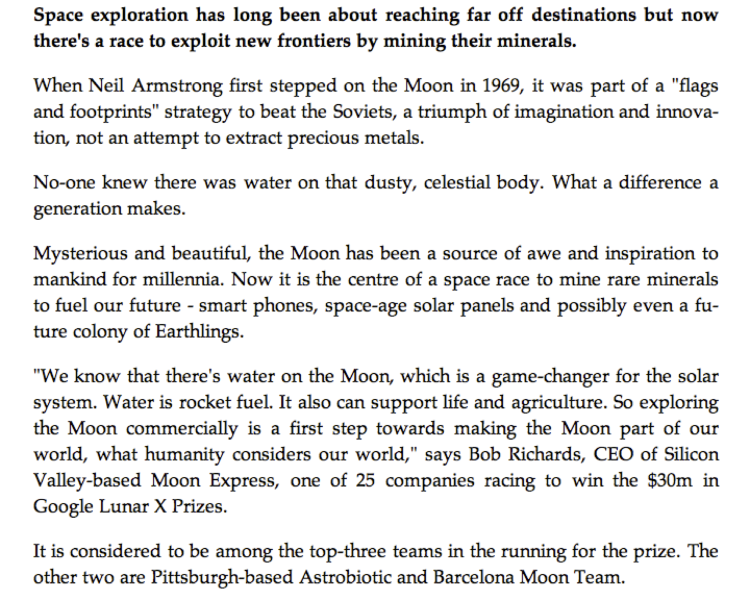
#> input picture WritingRecognition/page.png, 1479 x 1200 px (shown at 1/2 size)
$ python -i letters_extractor.py   (imports and definitions only)   (older library calls are emulated)
#> lines starting #> are read from the running program, lines starting #| are printed output that depends on the picture; after the words box and inside, x2 and y2 are one past the last pixel; in counts of white or black regions, pixels touching at a corner belong together
# Sample code for AI Coursework
# Extracts the letters from a printed page.

# Keep in mind that after you extract each letter, you have to normalise the size.
# You can do that by using scipy.imresize. It is a good idea to train your classifiers
# using a constast size (for example 20x20 pixels)
import time
import numpy as np
import matplotlib.pyplot as plt
import matplotlib.patches as mpatches
from scipy.misc import imread, imresize, imsave
from skimage.morphology import label
from skimage.measure import regionprops
from skimage.transform import resize

class Extract_Letters:
    def extractFile(self, filename):
#> called with filename = 'page.png'
        image = imread(filename, 1)
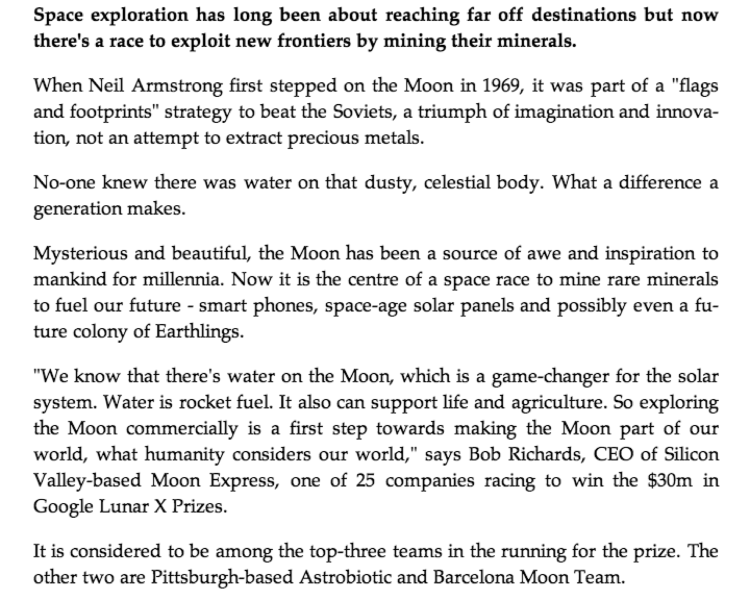
#> image: shape (1200, 1479) float32 (shown at 1/2 size); min 0, max 255, mean 231.4

        # apply threshold in order to make the image binary
        bw = (image < 120).astype(np.float)
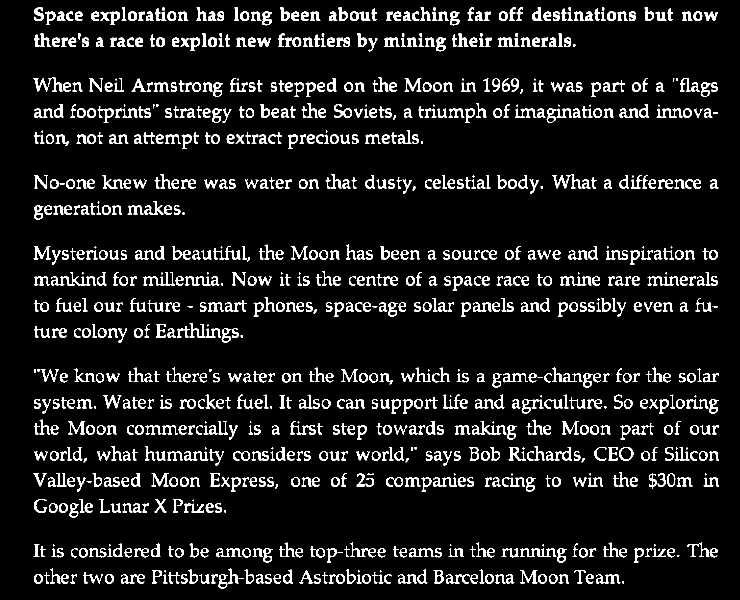
#> bw: shape (1200, 1479) float64 (shown at 1/2 size); values 0 (black) and 1 (white), 8.3% white; 1040 white regions (75 under 20 px), largest, box (x1, y1, x2, y2) and area: (102, 544, 192, 571) 685, (944, 842, 1013, 869) 572, (1040, 1096, 1113, 1114) 531

        # remove artifacts connected to image border
        cleared = bw.copy()
        # clear_border(cleared)

        # label image regions
        label_image = label(cleared, neighbors=8)
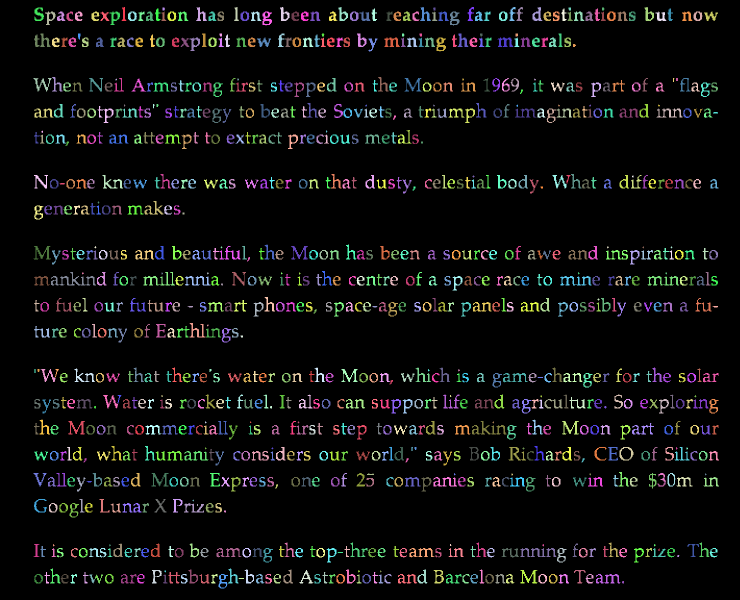
#> label_image: shape (1200, 1479) int64 (shown at 1/2 size); 1041 distinct labels, from 0 to 1040; one colour per label, 0 black
        borders = np.logical_xor(bw, cleared)
#> borders: shape (1200, 1479) bool; every value is 0
        label_image[borders] = -1

        fig = plt.figure()
        ax = fig.add_subplot(131)
        ax.imshow(bw, cmap='jet')

        letters = list()
        order = list()

        for region in regionprops(label_image):
            minr, minc, maxr, maxc = region.bbox
            # skip small images
            if maxr - minr > 15:  # better to use height rather than area.
                rect = mpatches.Rectangle((minc, minr), maxc - minc, maxr - minr,
                                          fill=False, edgecolor='red', linewidth=2)
                order.append(region.bbox)
#> this loop made 1040 passes
#> (minr, minc, maxr, maxc) on passes 1 to 3: (14, 243, 42, 253), (14, 392, 42, 414), (14, 468, 42, 478)
#> after the loop, order = 926 items, first 6: (14, 243, 42, 253), (14, 392, 42, 414), (14, 468, 42, 478), (14, 560, 42, 579), (14, 677, 42, 696), (14, 840, 42, 862)

        # sort the detected characters left->right, top->bottom
        lines = list()
        first_in_line = ''
        counter = 0

        # worst case scenario there can be 1 character per line
        for x in range(len(order)):
            lines.append([])
#> after the loop, lines = 926 items, first 6: [], [], [], [], [], []

        for character in order:
            if first_in_line == '':
                first_in_line = character
                lines[counter].append(character)
            elif abs(character[0] - first_in_line[0]) < (first_in_line[2] - first_in_line[0]):
                lines[counter].append(character)
            elif abs(character[0] - first_in_line[0]) > (first_in_line[2] - first_in_line[0]):
                first_in_line = character
                counter += 1
                lines[counter].append(character)
#> this loop made 926 passes
#> first_in_line on passes 1, 65, 117, 173, 232, 267, 328, 342, 400, 452, 508, 526: (14, 243, 42, 253), (67, 68, 94, 102), (154, 104, 183, 125), (206, 614, 235, 636), (260, 796, 288, 823), (348, 321, 377, 342), (402, 289, 429, 327), (489, 529, 519, 550), (542, 644, 571, 665), (594, 529, 623, 550), (646, 379, 675, 411), (735, 267, 764, 288)
#> after the loop, counter = 18

        for x in range(len(lines)):
            lines[x].sort(key=lambda tup: tup[1])

        final = list()
        prev_tr = 0
        prev_line_br = 0

        for i in range(len(lines)):
            for j in range(len(lines[i])):
                tl_2 = lines[i][j][1]
                bl_2 = lines[i][j][0]
                if tl_2 > prev_tr and bl_2 > prev_line_br:
                    tl, tr, bl, br = lines[i][j]
                    letter_raw = bw[tl:bl, tr:br]
                    letter_norm = resize(letter_raw, (20, 20))
                    final.append(letter_norm)
                    prev_tr = lines[i][j][3]
                if j == (len(lines[i]) - 1):
                    prev_line_br = lines[i][j][2]
            prev_tr = 0
            tl_2 = 0
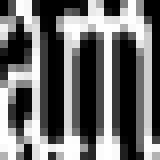
#> letter_norm: shape (20, 20) float64 (shown 8 times larger); min 0, max 1, mean 0.43
#> after the loop, bl = 1167; br = 1241; final = 860 items; tl = 1148; tr = 1192

        print ('Characters recognized: ' + str(len(final)))
#| Characters recognized: 860
        return final

    def __init__(self):
        print("Extracting characters...")

>>> result = Extract_Letters().extractFile('page.png')
#> result = 860 items
